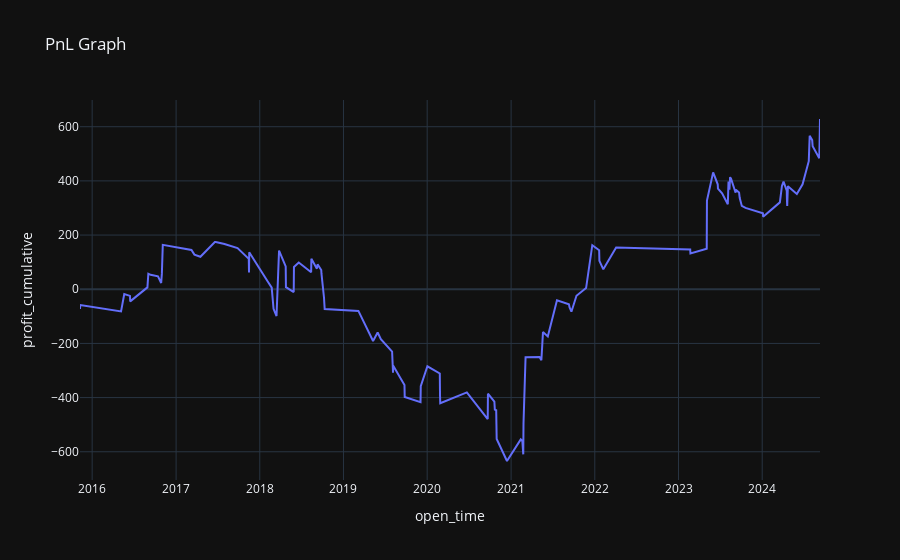

Source (notebook cell):
### Code cell
pnl_chart = bt.plot_pnl()
pnl_chart
